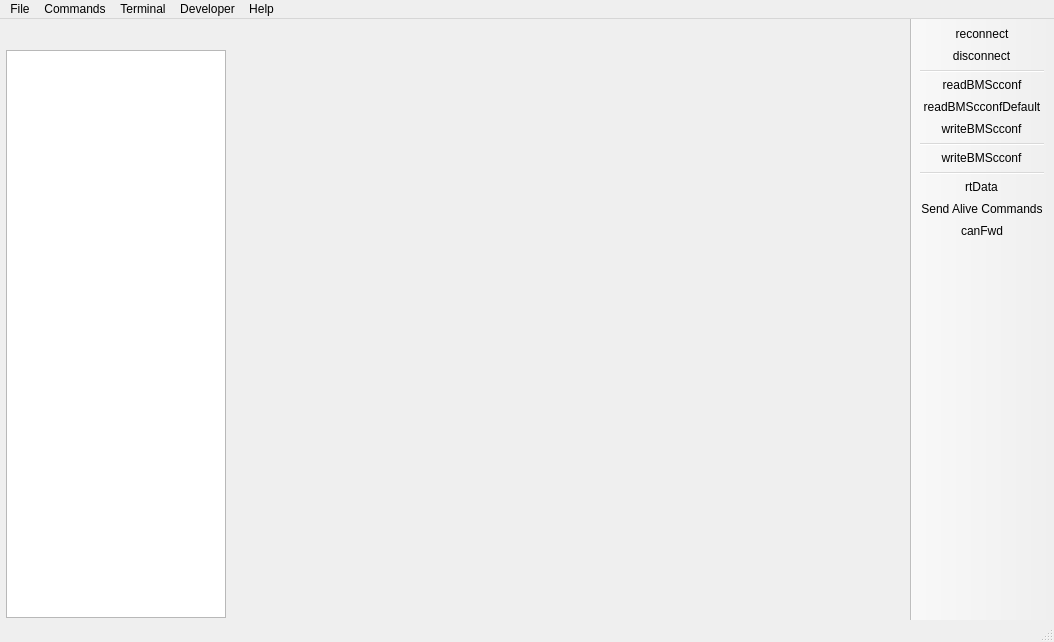
<?xml version="1.0" encoding="UTF-8"?>
<ui version="4.0">
 <class>MainWindow</class>
 <widget class="QMainWindow" name="MainWindow">
  <property name="geometry">
   <rect>
    <x>0</x>
    <y>0</y>
    <width>1054</width>
    <height>642</height>
   </rect>
  </property>
  <property name="windowTitle">
   <string>DieBieMS Tool</string>
  </property>
  <property name="windowIcon">
   <iconset resource="res.qrc">
    <normaloff>:/res/icons/Car Battery-96.png</normaloff>:/res/icons/Car Battery-96.png</iconset>
  </property>
  <widget class="QWidget" name="centralWidget">
   <layout class="QVBoxLayout" name="verticalLayout" stretch="1">
    <property name="leftMargin">
     <number>6</number>
    </property>
    <property name="bottomMargin">
     <number>2</number>
    </property>
    <item>
     <layout class="QHBoxLayout" name="horizontalLayout" stretch="0,1">
      <item>
       <layout class="QVBoxLayout" name="verticalLayout_2">
        <item>
         <widget class="QLabel" name="pageLabel">
          <property name="enabled">
           <bool>true</bool>
          </property>
          <property name="maximumSize">
           <size>
            <width>220</width>
            <height>56</height>
           </size>
          </property>
          <property name="text">
           <string/>
          </property>
          <property name="pixmap">
           <pixmap resource="res.qrc">:/res/logo.png</pixmap>
          </property>
          <property name="scaledContents">
           <bool>true</bool>
          </property>
         </widget>
        </item>
        <item>
         <widget class="QListWidget" name="pageList">
          <property name="minimumSize">
           <size>
            <width>220</width>
            <height>0</height>
           </size>
          </property>
          <property name="maximumSize">
           <size>
            <width>220</width>
            <height>16777215</height>
           </size>
          </property>
          <property name="editTriggers">
           <set>QAbstractItemView::NoEditTriggers</set>
          </property>
          <property name="selectionBehavior">
           <enum>QAbstractItemView::SelectRows</enum>
          </property>
         </widget>
        </item>
       </layout>
      </item>
      <item>
       <widget class="QStackedWidget" name="pageWidget">
        <property name="currentIndex">
         <number>-1</number>
        </property>
       </widget>
      </item>
     </layout>
    </item>
   </layout>
  </widget>
  <widget class="QMenuBar" name="menuBar">
   <property name="geometry">
    <rect>
     <x>0</x>
     <y>0</y>
     <width>1054</width>
     <height>21</height>
    </rect>
   </property>
   <widget class="QMenu" name="menuFile">
    <property name="title">
     <string>File</string>
    </property>
    <addaction name="actionSaveBMSConfXml"/>
    <addaction name="actionLoadBMSConfXml"/>
    <addaction name="separator"/>
    <addaction name="separator"/>
    <addaction name="actionSaveBMSConfigurationHeader"/>
    <addaction name="actionSaveBMSConfigurationHeaderWrap"/>
    <addaction name="separator"/>
    <addaction name="actionExit"/>
   </widget>
   <widget class="QMenu" name="menuHelp">
    <property name="title">
     <string>Help</string>
    </property>
    <addaction name="actionDieBieMSToolChangelog"/>
    <addaction name="actionFirmwareChangelog"/>
    <addaction name="separator"/>
    <addaction name="actionAbout"/>
    <addaction name="actionLibrariesUsed"/>
    <addaction name="actionAboutQt"/>
    <addaction name="separator"/>
    <addaction name="actionSafetyInformation"/>
    <addaction name="actionWarrantyStatement"/>
    <addaction name="actionLicense"/>
   </widget>
   <widget class="QMenu" name="menuTools">
    <property name="title">
     <string>Developer</string>
    </property>
    <addaction name="actionParameterEditorBMScconf"/>
    <addaction name="actionParameterEditorInfo"/>
   </widget>
   <widget class="QMenu" name="menuTerminal">
    <property name="title">
     <string>Terminal</string>
    </property>
    <addaction name="actionTerminalShowHelp"/>
    <addaction name="actionTerminalPrintFaults"/>
    <addaction name="separator"/>
    <addaction name="actionTerminalClear"/>
   </widget>
   <widget class="QMenu" name="menuCommands">
    <property name="title">
     <string>Commands</string>
    </property>
    <addaction name="actionReboot"/>
   </widget>
   <addaction name="menuFile"/>
   <addaction name="menuCommands"/>
   <addaction name="menuTerminal"/>
   <addaction name="menuTools"/>
   <addaction name="menuHelp"/>
  </widget>
  <widget class="QToolBar" name="mainToolBar">
   <property name="movable">
    <bool>false</bool>
   </property>
   <property name="iconSize">
    <size>
     <width>24</width>
     <height>24</height>
    </size>
   </property>
   <property name="toolButtonStyle">
    <enum>Qt::ToolButtonIconOnly</enum>
   </property>
   <property name="floatable">
    <bool>false</bool>
   </property>
   <attribute name="toolBarArea">
    <enum>RightToolBarArea</enum>
   </attribute>
   <attribute name="toolBarBreak">
    <bool>false</bool>
   </attribute>
   <addaction name="actionReconnect"/>
   <addaction name="actionDisconnect"/>
   <addaction name="separator"/>
   <addaction name="actionReadBMScconf"/>
   <addaction name="actionReadBMScconfDefault"/>
   <addaction name="actionWriteBMScconf"/>
   <addaction name="separator"/>
   <addaction name="actionStoreBMScconf"/>
   <addaction name="separator"/>
   <addaction name="actionRtData"/>
   <addaction name="actionSendAlive"/>
   <addaction name="actionCanFwd"/>
  </widget>
  <widget class="QStatusBar" name="statusBar"/>
  <action name="actionReadBMScconf">
   <property name="icon">
    <iconset resource="res.qrc">
     <normaloff>:/res/icons/motor_up.png</normaloff>:/res/icons/motor_up.png</iconset>
   </property>
   <property name="text">
    <string>readBMScconf</string>
   </property>
   <property name="toolTip">
    <string>Read BMS Configuration</string>
   </property>
  </action>
  <action name="actionReadBMScconfDefault">
   <property name="icon">
    <iconset resource="res.qrc">
     <normaloff>:/res/icons/motor_default.png</normaloff>:/res/icons/motor_default.png</iconset>
   </property>
   <property name="text">
    <string>readBMScconfDefault</string>
   </property>
   <property name="toolTip">
    <string>Read default BMS configuration</string>
   </property>
  </action>
  <action name="actionWriteBMScconf">
   <property name="icon">
    <iconset resource="res.qrc">
     <normaloff>:/res/icons/motor_down.png</normaloff>:/res/icons/motor_down.png</iconset>
   </property>
   <property name="text">
    <string>writeBMScconf</string>
   </property>
   <property name="toolTip">
    <string>Write BMS configuration</string>
   </property>
  </action>
  <action name="actionSaveBMSConfXml">
   <property name="icon">
    <iconset resource="res.qrc">
     <normaloff>:/res/icons/Save as-96.png</normaloff>:/res/icons/Save as-96.png</iconset>
   </property>
   <property name="text">
    <string>Save BMS Configuration XML as...</string>
   </property>
  </action>
  <action name="actionLoadBMSConfXml">
   <property name="icon">
    <iconset resource="res.qrc">
     <normaloff>:/res/icons/Open Folder-96.png</normaloff>:/res/icons/Open Folder-96.png</iconset>
   </property>
   <property name="text">
    <string>Load BMS Configuration XML</string>
   </property>
  </action>
  <action name="actionDisconnect">
   <property name="icon">
    <iconset resource="res.qrc">
     <normaloff>:/res/icons/Disconnected-96.png</normaloff>:/res/icons/Disconnected-96.png</iconset>
   </property>
   <property name="text">
    <string>disconnect</string>
   </property>
   <property name="toolTip">
    <string>Disconnect</string>
   </property>
  </action>
  <action name="actionReboot">
   <property name="icon">
    <iconset resource="res.qrc">
     <normaloff>:/res/icons/Restart-96.png</normaloff>:/res/icons/Restart-96.png</iconset>
   </property>
   <property name="text">
    <string>Reboot</string>
   </property>
   <property name="toolTip">
    <string>Reboot</string>
   </property>
  </action>
  <action name="actionCanFwd">
   <property name="checkable">
    <bool>true</bool>
   </property>
   <property name="icon">
    <iconset resource="res.qrc">
     <normaloff>:/res/icons/can_off.png</normaloff>
     <normalon>:/res/icons/can_on.png</normalon>:/res/icons/can_off.png</iconset>
   </property>
   <property name="text">
    <string>canFwd</string>
   </property>
   <property name="toolTip">
    <string>Forward communication over CAN-bus</string>
   </property>
  </action>
  <action name="actionReconnect">
   <property name="icon">
    <iconset resource="res.qrc">
     <normaloff>:/res/icons/Connected-96.png</normaloff>:/res/icons/Connected-96.png</iconset>
   </property>
   <property name="text">
    <string>reconnect</string>
   </property>
   <property name="toolTip">
    <string>Reconnect last connection</string>
   </property>
  </action>
  <action name="actionRtData">
   <property name="checkable">
    <bool>true</bool>
   </property>
   <property name="icon">
    <iconset resource="res.qrc">
     <normaloff>:/res/icons/rt_off.png</normaloff>
     <normalon>:/res/icons/rt_on.png</normalon>:/res/icons/rt_off.png</iconset>
   </property>
   <property name="text">
    <string>rtData</string>
   </property>
   <property name="toolTip">
    <string>Stream realtime data</string>
   </property>
  </action>
  <action name="actionExit">
   <property name="icon">
    <iconset resource="res.qrc">
     <normaloff>:/res/icons/Shutdown-96.png</normaloff>:/res/icons/Shutdown-96.png</iconset>
   </property>
   <property name="text">
    <string>Exit</string>
   </property>
  </action>
  <action name="actionAbout">
   <property name="icon">
    <iconset resource="res.qrc">
     <normaloff>:/res/icons/About-96.png</normaloff>:/res/icons/About-96.png</iconset>
   </property>
   <property name="text">
    <string>About DieBieMS Tool</string>
   </property>
   <property name="toolTip">
    <string>About DieBieMS Tool</string>
   </property>
  </action>
  <action name="actionParameterEditorBMScconf">
   <property name="icon">
    <iconset resource="res.qrc">
     <normaloff>:/res/icons/Horizontal Settings Mixer-96.png</normaloff>:/res/icons/Horizontal Settings Mixer-96.png</iconset>
   </property>
   <property name="text">
    <string>Parameter Editor Config</string>
   </property>
  </action>
  <action name="actionSaveBMSConfigurationHeader">
   <property name="icon">
    <iconset resource="res.qrc">
     <normaloff>:/res/icons/Save as-96.png</normaloff>:/res/icons/Save as-96.png</iconset>
   </property>
   <property name="text">
    <string>Save BMS Configuration C Header as...</string>
   </property>
  </action>
  <action name="actionSaveBMSConfigurationHeaderWrap">
   <property name="icon">
    <iconset resource="res.qrc">
     <normaloff>:/res/icons/Save as-96.png</normaloff>:/res/icons/Save as-96.png</iconset>
   </property>
   <property name="text">
    <string>Save BMS Configuration C Header (ifdef wrapped) as...</string>
   </property>
   <property name="toolTip">
    <string>Save BMS Configuration C Header (ifdef wrapped) as</string>
   </property>
  </action>
  <action name="actionRtDataApp">
   <property name="checkable">
    <bool>true</bool>
   </property>
   <property name="icon">
    <iconset resource="res.qrc">
     <normaloff>:/res/icons/rt_app_off.png</normaloff>
     <normalon>:/res/icons/rt_app_on.png</normalon>:/res/icons/rt_app_off.png</iconset>
   </property>
   <property name="text">
    <string>rtDataApp</string>
   </property>
   <property name="toolTip">
    <string>Stream realtime app data</string>
   </property>
  </action>
  <action name="actionTerminalPrintFaults">
   <property name="icon">
    <iconset resource="res.qrc">
     <normaloff>:/res/icons/Console-96.png</normaloff>:/res/icons/Console-96.png</iconset>
   </property>
   <property name="text">
    <string>Print Faults</string>
   </property>
   <property name="toolTip">
    <string>Print Faults</string>
   </property>
  </action>
  <action name="actionTerminalShowHelp">
   <property name="icon">
    <iconset resource="res.qrc">
     <normaloff>:/res/icons/Help-96.png</normaloff>:/res/icons/Help-96.png</iconset>
   </property>
   <property name="text">
    <string>Show Help</string>
   </property>
  </action>
  <action name="actionTerminalClear">
   <property name="icon">
    <iconset resource="res.qrc">
     <normaloff>:/res/icons/Delete-96.png</normaloff>:/res/icons/Delete-96.png</iconset>
   </property>
   <property name="text">
    <string>Clear Terminal</string>
   </property>
  </action>
  <action name="actionTerminalPrintThreads">
   <property name="icon">
    <iconset resource="res.qrc">
     <normaloff>:/res/icons/Electronics-96.png</normaloff>:/res/icons/Electronics-96.png</iconset>
   </property>
   <property name="text">
    <string>Print Threads</string>
   </property>
   <property name="toolTip">
    <string>Print Threads</string>
   </property>
  </action>
  <action name="actionSendAlive">
   <property name="checkable">
    <bool>true</bool>
   </property>
   <property name="icon">
    <iconset resource="res.qrc">
     <normaloff>:/res/icons/alive_off.png</normaloff>
     <normalon>:/res/icons/alive_on.png</normalon>:/res/icons/alive_off.png</iconset>
   </property>
   <property name="text">
    <string>Send Alive Commands</string>
   </property>
   <property name="toolTip">
    <string>Send alive packets periodically to prevent timeout</string>
   </property>
  </action>
  <action name="actionLibrariesUsed">
   <property name="icon">
    <iconset resource="res.qrc">
     <normaloff>:/res/icons/About-96.png</normaloff>:/res/icons/About-96.png</iconset>
   </property>
   <property name="text">
    <string>About Libraries Used</string>
   </property>
  </action>
  <action name="actionAboutQt">
   <property name="icon">
    <iconset resource="res.qrc">
     <normaloff>:/res/icons/About-96.png</normaloff>:/res/icons/About-96.png</iconset>
   </property>
   <property name="text">
    <string>About Qt</string>
   </property>
   <property name="toolTip">
    <string>Show the Qt library's About box</string>
   </property>
  </action>
  <action name="actionParameterEditorInfo">
   <property name="icon">
    <iconset resource="res.qrc">
     <normaloff>:/res/icons/Horizontal Settings Mixer-96.png</normaloff>:/res/icons/Horizontal Settings Mixer-96.png</iconset>
   </property>
   <property name="text">
    <string>Parameter Editor Info</string>
   </property>
  </action>
  <action name="actionSafetyInformation">
   <property name="icon">
    <iconset resource="res.qrc">
     <normaloff>:/res/icons/About-96.png</normaloff>:/res/icons/About-96.png</iconset>
   </property>
   <property name="text">
    <string>Safety Information</string>
   </property>
  </action>
  <action name="actionWarrantyStatement">
   <property name="icon">
    <iconset resource="res.qrc">
     <normaloff>:/res/icons/About-96.png</normaloff>:/res/icons/About-96.png</iconset>
   </property>
   <property name="text">
    <string>Limited Warranty Statement</string>
   </property>
   <property name="toolTip">
    <string>Limited Warranty Statement</string>
   </property>
  </action>
  <action name="actionDieBieMSToolChangelog">
   <property name="icon">
    <iconset resource="res.qrc">
     <normaloff>:/res/icons/About-96.png</normaloff>:/res/icons/About-96.png</iconset>
   </property>
   <property name="text">
    <string>DieBieMS Tool Changelog</string>
   </property>
   <property name="toolTip">
    <string>DieBieMS Tool Changelog</string>
   </property>
  </action>
  <action name="actionFirmwareChangelog">
   <property name="icon">
    <iconset resource="res.qrc">
     <normaloff>:/res/icons/About-96.png</normaloff>:/res/icons/About-96.png</iconset>
   </property>
   <property name="text">
    <string>Firmware Changelog</string>
   </property>
  </action>
  <action name="actionLicense">
   <property name="icon">
    <iconset resource="res.qrc">
     <normaloff>:/res/icons/About-96.png</normaloff>:/res/icons/About-96.png</iconset>
   </property>
   <property name="text">
    <string>License</string>
   </property>
  </action>
  <action name="actionStoreBMScconf">
   <property name="icon">
    <iconset resource="res.qrc">
     <normaloff>:/res/icons/Save-96.png</normaloff>:/res/icons/Save-96.png</iconset>
   </property>
   <property name="text">
    <string>writeBMScconf</string>
   </property>
   <property name="toolTip">
    <string>Store BMS configuration to Flash</string>
   </property>
  </action>
 </widget>
 <layoutdefault spacing="6" margin="11"/>
 <resources>
  <include location="res.qrc"/>
 </resources>
 <connections/>
</ui>
